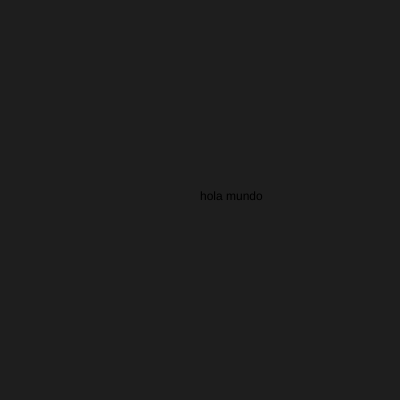
Frame 1 (no input)
Frame 60 (no input): identical to frame 1, image omitted
Frame 120 (the mouse pressed at the canvas centre since frame 60): identical to frame 1, image omitted

The p5.js sketch that drew this single still picture (run headless with seeded random() and noise() and a simulated clock; from frame 60 on, the mouse is pressed at the canvas centre):

// p5.js sketch
// ── sketch.js

function setup() {
  createCanvas(400,400);
}

function draw() 
{
  background(30);
 text("hola mundo" ,200,200) ;
}
